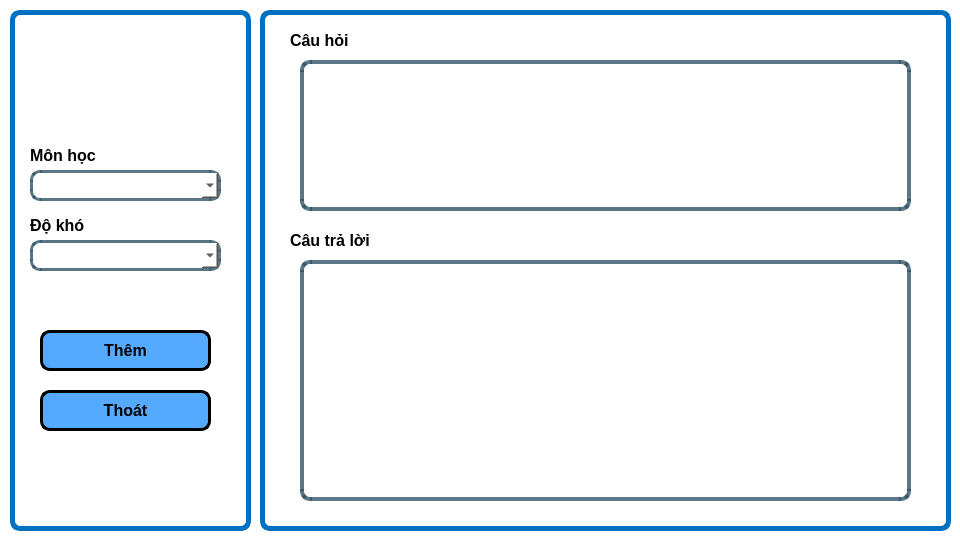
<?xml version="1.0" encoding="UTF-8"?>
<ui version="4.0">
 <class>man_hinh_soan_cau_hoi</class>
 <widget class="QWidget" name="man_hinh_soan_cau_hoi">
  <property name="geometry">
   <rect>
    <x>0</x>
    <y>0</y>
    <width>960</width>
    <height>540</height>
   </rect>
  </property>
  <property name="windowTitle">
   <string>Form</string>
  </property>
  <property name="styleSheet">
   <string notr="true">background-color: rgb(255, 255, 255);</string>
  </property>
  <widget class="QGroupBox" name="groupBox">
   <property name="geometry">
    <rect>
     <x>10</x>
     <y>10</y>
     <width>241</width>
     <height>521</height>
    </rect>
   </property>
   <property name="styleSheet">
    <string notr="true">border: 5px solid rgb(0, 112, 192);
border-radius: 10px</string>
   </property>
   <property name="title">
    <string/>
   </property>
   <widget class="QGroupBox" name="groupBox_7">
    <property name="geometry">
     <rect>
      <x>10</x>
      <y>30</y>
      <width>201</width>
      <height>481</height>
     </rect>
    </property>
    <property name="styleSheet">
     <string notr="true">border: None;
</string>
    </property>
    <property name="title">
     <string/>
    </property>
    <widget class="QGroupBox" name="groupBox_11">
     <property name="geometry">
      <rect>
       <x>10</x>
       <y>80</y>
       <width>207</width>
       <height>161</height>
      </rect>
     </property>
     <property name="styleSheet">
      <string notr="true">border: None;
</string>
     </property>
     <property name="title">
      <string/>
     </property>
     <widget class="QLabel" name="label_5">
      <property name="geometry">
       <rect>
        <x>0</x>
        <y>20</y>
        <width>111</width>
        <height>31</height>
       </rect>
      </property>
      <property name="sizePolicy">
       <sizepolicy hsizetype="Fixed" vsizetype="Fixed">
        <horstretch>0</horstretch>
        <verstretch>0</verstretch>
       </sizepolicy>
      </property>
      <property name="font">
       <font>
        <family>Tahoma</family>
        <pointsize>12</pointsize>
        <bold>true</bold>
       </font>
      </property>
      <property name="styleSheet">
       <string notr="true">border: None;</string>
      </property>
      <property name="text">
       <string>Môn học</string>
      </property>
     </widget>
     <widget class="QComboBox" name="mon_hoc">
      <property name="geometry">
       <rect>
        <x>0</x>
        <y>50</y>
        <width>191</width>
        <height>31</height>
       </rect>
      </property>
      <property name="sizePolicy">
       <sizepolicy hsizetype="Fixed" vsizetype="Fixed">
        <horstretch>0</horstretch>
        <verstretch>0</verstretch>
       </sizepolicy>
      </property>
      <property name="styleSheet">
       <string notr="true">border: 3px solid rgba(46, 82, 101, 200);
background-color: rgb(255, 255, 255);</string>
      </property>
     </widget>
     <widget class="QLabel" name="label_6">
      <property name="geometry">
       <rect>
        <x>0</x>
        <y>90</y>
        <width>81</width>
        <height>31</height>
       </rect>
      </property>
      <property name="sizePolicy">
       <sizepolicy hsizetype="Fixed" vsizetype="Fixed">
        <horstretch>0</horstretch>
        <verstretch>0</verstretch>
       </sizepolicy>
      </property>
      <property name="font">
       <font>
        <family>Tahoma</family>
        <pointsize>12</pointsize>
        <bold>true</bold>
       </font>
      </property>
      <property name="styleSheet">
       <string notr="true">border: None;</string>
      </property>
      <property name="text">
       <string>Độ khó</string>
      </property>
     </widget>
     <widget class="QComboBox" name="do_kho">
      <property name="geometry">
       <rect>
        <x>0</x>
        <y>120</y>
        <width>191</width>
        <height>31</height>
       </rect>
      </property>
      <property name="sizePolicy">
       <sizepolicy hsizetype="Fixed" vsizetype="Fixed">
        <horstretch>0</horstretch>
        <verstretch>0</verstretch>
       </sizepolicy>
      </property>
      <property name="styleSheet">
       <string notr="true">border: 3px solid rgba(46, 82, 101, 200);
background-color: rgb(255, 255, 255);</string>
      </property>
     </widget>
    </widget>
    <widget class="QPushButton" name="thoat">
     <property name="geometry">
      <rect>
       <x>20</x>
       <y>350</y>
       <width>171</width>
       <height>41</height>
      </rect>
     </property>
     <property name="sizePolicy">
      <sizepolicy hsizetype="Fixed" vsizetype="Fixed">
       <horstretch>0</horstretch>
       <verstretch>0</verstretch>
      </sizepolicy>
     </property>
     <property name="font">
      <font>
       <family>Tahoma</family>
       <pointsize>12</pointsize>
       <bold>true</bold>
      </font>
     </property>
     <property name="styleSheet">
      <string notr="true">border: 3px solid rgb(0, 0, 0);
background-color: rgb(85, 170, 255);
border-radius: 10px</string>
     </property>
     <property name="text">
      <string>Thoát</string>
     </property>
     <property name="icon">
      <iconset>
       <normalon>:/images/32_n.png</normalon>
      </iconset>
     </property>
    </widget>
    <widget class="QLabel" name="label">
     <property name="geometry">
      <rect>
       <x>60</x>
       <y>0</y>
       <width>91</width>
       <height>81</height>
      </rect>
     </property>
     <property name="text">
      <string/>
     </property>
     <property name="pixmap">
      <pixmap resource="../../resource.qrc">:/images/trang chủ hình nón.png</pixmap>
     </property>
     <property name="scaledContents">
      <bool>true</bool>
     </property>
    </widget>
    <widget class="QPushButton" name="them">
     <property name="geometry">
      <rect>
       <x>20</x>
       <y>290</y>
       <width>171</width>
       <height>41</height>
      </rect>
     </property>
     <property name="sizePolicy">
      <sizepolicy hsizetype="Fixed" vsizetype="Fixed">
       <horstretch>0</horstretch>
       <verstretch>0</verstretch>
      </sizepolicy>
     </property>
     <property name="font">
      <font>
       <family>Tahoma</family>
       <pointsize>12</pointsize>
       <bold>true</bold>
      </font>
     </property>
     <property name="styleSheet">
      <string notr="true">border: 3px solid rgb(0, 0, 0);
background-color: rgb(85, 170, 255);
border-radius: 10px

</string>
     </property>
     <property name="text">
      <string>Thêm</string>
     </property>
     <property name="icon">
      <iconset>
       <normalon>:/images/6_n.png</normalon>
      </iconset>
     </property>
    </widget>
    <zorder>groupBox_11</zorder>
    <zorder>label</zorder>
    <zorder>thoat</zorder>
    <zorder>them</zorder>
   </widget>
  </widget>
  <widget class="QGroupBox" name="groupBox_2">
   <property name="geometry">
    <rect>
     <x>260</x>
     <y>10</y>
     <width>691</width>
     <height>521</height>
    </rect>
   </property>
   <property name="styleSheet">
    <string notr="true">border: 5px solid rgb(0, 112, 192);
border-radius: 10px</string>
   </property>
   <property name="title">
    <string/>
   </property>
   <widget class="QTextEdit" name="cau_hoi">
    <property name="geometry">
     <rect>
      <x>40</x>
      <y>50</y>
      <width>611</width>
      <height>151</height>
     </rect>
    </property>
    <property name="styleSheet">
     <string notr="true">border: 4px solid rgba(46, 82, 101, 200);

border-radius: 10px </string>
    </property>
   </widget>
   <widget class="QTextEdit" name="cau_tra_loi">
    <property name="geometry">
     <rect>
      <x>40</x>
      <y>250</y>
      <width>611</width>
      <height>241</height>
     </rect>
    </property>
    <property name="styleSheet">
     <string notr="true">border: 4px solid rgba(46, 82, 101, 200);

border-radius: 10px</string>
    </property>
   </widget>
   <widget class="QLabel" name="label_7">
    <property name="geometry">
     <rect>
      <x>30</x>
      <y>20</y>
      <width>81</width>
      <height>20</height>
     </rect>
    </property>
    <property name="sizePolicy">
     <sizepolicy hsizetype="Fixed" vsizetype="Fixed">
      <horstretch>0</horstretch>
      <verstretch>0</verstretch>
     </sizepolicy>
    </property>
    <property name="font">
     <font>
      <family>Tahoma</family>
      <pointsize>12</pointsize>
      <bold>true</bold>
     </font>
    </property>
    <property name="styleSheet">
     <string notr="true">border: None;</string>
    </property>
    <property name="text">
     <string>Câu hỏi</string>
    </property>
   </widget>
   <widget class="QLabel" name="label_8">
    <property name="geometry">
     <rect>
      <x>30</x>
      <y>220</y>
      <width>111</width>
      <height>20</height>
     </rect>
    </property>
    <property name="sizePolicy">
     <sizepolicy hsizetype="Fixed" vsizetype="Fixed">
      <horstretch>0</horstretch>
      <verstretch>0</verstretch>
     </sizepolicy>
    </property>
    <property name="font">
     <font>
      <family>Tahoma</family>
      <pointsize>12</pointsize>
      <bold>true</bold>
     </font>
    </property>
    <property name="styleSheet">
     <string notr="true">border: None;</string>
    </property>
    <property name="text">
     <string>Câu trả lời</string>
    </property>
   </widget>
  </widget>
 </widget>
 <resources>
  <include location="../../resource.qrc"/>
  <include location="../../resource.qrc"/>
 </resources>
 <connections/>
</ui>
